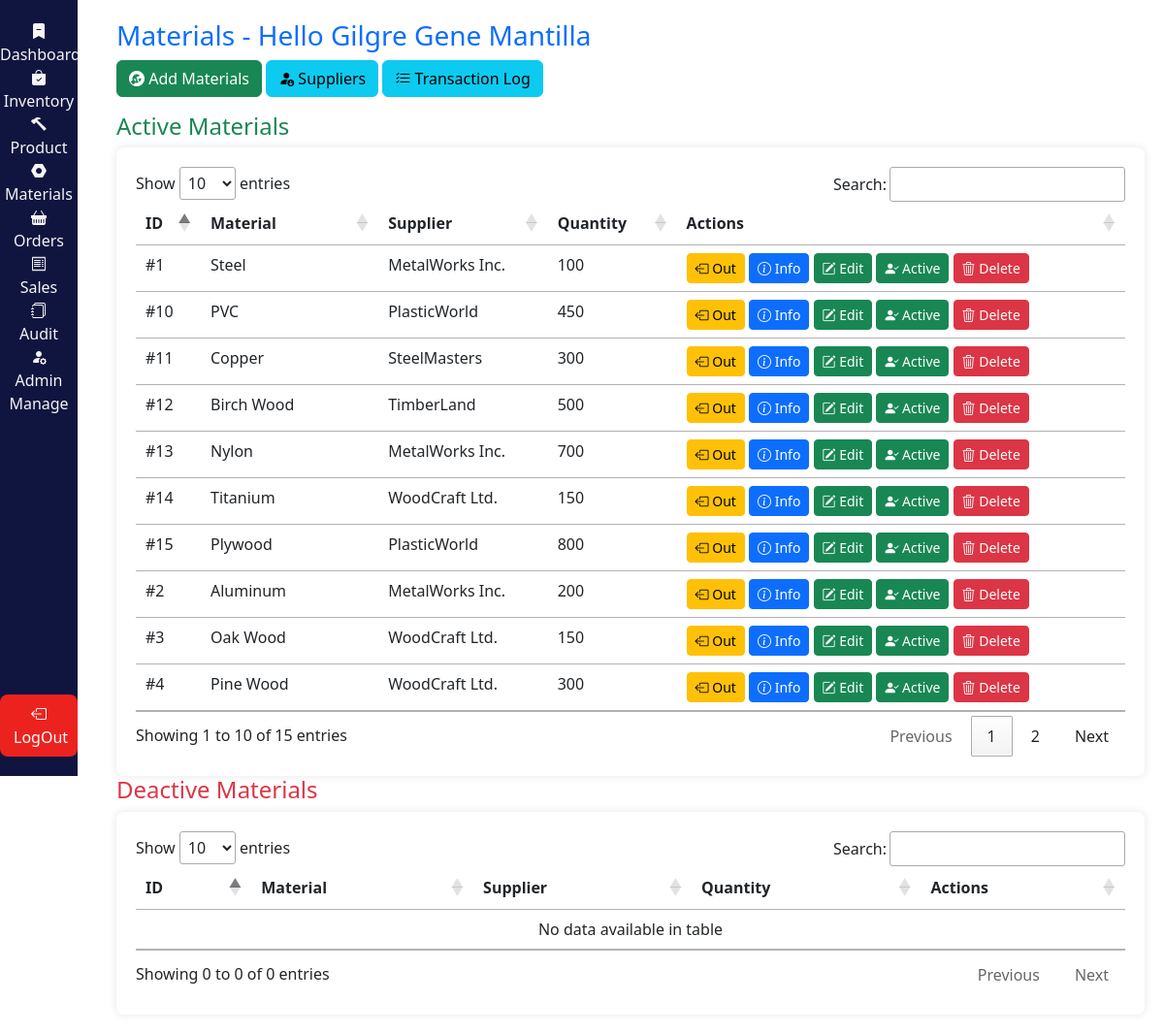
Page /view/materials.php (signed in) on the committed database.
### tables this page shows
CREATE TABLE materials (
    id INT AUTO_INCREMENT PRIMARY KEY,
    supplier_id INT NOT NULL,
    material_type VARCHAR(255) NOT NULL,
    quantity INT NOT NULL,
    created_by INT,
    created_at TIMESTAMP DEFAULT CURRENT_TIMESTAMP,
    updated_by INT,
    updated_at TIMESTAMP DEFAULT CURRENT_TIMESTAMP ON UPDATE CURRENT_TIMESTAMP,
    is_active TINYINT(1) NOT NULL DEFAULT 1,
    FOREIGN KEY (supplier_id) REFERENCES suppliers(id) ON DELETE CASCADE,
    FOREIGN KEY (created_by) REFERENCES users(id) ON DELETE SET NULL,
    FOREIGN KEY (updated_by) REFERENCES users(id) ON DELETE SET NULL,
    CONSTRAINT unique_material_supplier UNIQUE (material_type, supplier_id)
);

CREATE TABLE suppliers (
    id INT AUTO_INCREMENT PRIMARY KEY,
    supplier_name VARCHAR(255) NOT NULL,
    supplier_info VARCHAR(255),
    address VARCHAR(255),
    created_by INT,
    created_at TIMESTAMP DEFAULT CURRENT_TIMESTAMP,
    updated_by INT,
    updated_at TIMESTAMP DEFAULT CURRENT_TIMESTAMP ON UPDATE CURRENT_TIMESTAMP,
    is_active TINYINT(1) NOT NULL DEFAULT 1,
    FOREIGN KEY (created_by) REFERENCES users(id) ON DELETE SET NULL,
    FOREIGN KEY (updated_by) REFERENCES users(id) ON DELETE SET NULL
);

### view/materials.php (the view, shortened to what this page needs)
<?php
include '../Handler/db.php';
$full_name = $_SESSION['full_name'];
$materials_sql = "SELECT materials.id, materials.material_type, suppliers.supplier_name, materials.quantity,
                         creator.last_name AS created_by, updater.last_name AS updated_by,
                         materials.created_at, materials.updated_at
                  FROM materials
                  JOIN suppliers ON materials.supplier_id = suppliers.id
                  LEFT JOIN users AS creator ON materials.created_by = creator.id
                  LEFT JOIN users AS updater ON materials.updated_by = updater.id";
$materials_sql_where_1 = $materials_sql . " WHERE materials.is_active = 1";
$active_material_result = $conn->query($materials_sql_where_1);
?>
<!DOCTYPE html>
<html lang="en">
<head>
    <link rel="stylesheet" href="style.css">
    <link href="https://cdn.jsdelivr.net/npm/bootstrap@5.3.0/dist/css/bootstrap.min.css" rel="stylesheet">
    <link rel="stylesheet" href="https://cdn.datatables.net/1.13.4/css/jquery.dataTables.min.css">
    <link rel="stylesheet" href="https://cdn.jsdelivr.net/npm/bootstrap-icons@1.11.3/font/bootstrap-icons.min.css">
</head>
<body>
<?php include 'navbar.php'; ?>
<div class="content">
    <h3 class="text-primary">Materials - Hello <?php echo htmlspecialchars($full_name); ?></h3>
    <div class="mb-3">
        <button class="btn btn-success" data-bs-toggle="modal" data-bs-target="#addMaterialModal">
            <i class="bi bi-wrench-adjustable-circle-fill"></i>&nbsp;Add Materials
        </button>
        <button class="btn btn-info" data-bs-toggle="modal" data-bs-target="#suppliersModal">
            <i class="bi bi-person-fill-down"></i>&nbsp;Suppliers
        </button>
        <button class="btn btn-info" data-bs-toggle="modal" data-bs-target="#transactionLogModal">
            <i class="bi bi-list-check"></i>&nbsp;Transaction Log
        </button>
    </div>
    <h4 class="text-success">Active Materials</h4>
    <div class="table-container">
        <table id="activematerialsTable" class="table table-hover">
            <thead>
                <tr>
                    <th>ID</th>
                    <th>Material</th>
                    <th>Supplier</th>
                    <th>Quantity</th>
                    <th>Actions</th>
                </tr>
            </thead>
            <tbody id="materialsList">
                <?php while ($row = $active_material_result->fetch_assoc()) { ?>
                    <tr>
                        <td>#<?php echo $row['id']; ?></td>
                        <td><?php echo $row['material_type']; ?></td>
                        <td><?php echo $row['supplier_name']; ?></td>
                        <td><?php echo $row['quantity']; ?></td>
                        <td>
                            <button class="btn btn-warning btn-sm out-material-btn"
                                    data-id="<?php echo $row['id']; ?>"
                                    data-material="<?php echo htmlspecialchars($row['material_type'], ENT_QUOTES, 'UTF-8'); ?>"
                                    data-quantity="<?php echo $row['quantity']; ?>">
                                <i class="bi bi-box-arrow-left"></i>&nbsp;Out
                            </button>
                            <button class="btn btn-primary btn-sm info-material-btn"
                                    data-id="<?php echo $row['id']; ?>"
                                    data-material="<?php echo htmlspecialchars($row['material_type'], ENT_QUOTES, 'UTF-8'); ?>"
                                    data-supplier="<?php echo htmlspecialchars($row['supplier_name'], ENT_QUOTES, 'UTF-8'); ?>"
                                    data-quantity="<?php echo $row['quantity']; ?>"
                                    data-created-by="<?php echo htmlspecialchars($row['created_by'], ENT_QUOTES, 'UTF-8'); ?>"
                                    data-created-at="<?php echo htmlspecialchars($row['created_at'], ENT_QUOTES, 'UTF-8'); ?>"
                                    data-updated-by="<?php echo htmlspecialchars($row['updated_by'], ENT_QUOTES, 'UTF-8'); ?>"
                                    data-updated-at="<?php echo htmlspecialchars($row['updated_at'], ENT_QUOTES, 'UTF-8'); ?>">
                                <i class="bi bi-info-circle"></i>&nbsp;Info
                            </button>
                            <button class="btn btn-success btn-sm edit_material-btn"
                                    data-id="<?php echo $row['id']; ?>"
                                    data-material="<?php echo $row['material_type']; ?>"
                                    data-supplier="<?php echo $row['supplier_name']; ?>"
                                    data-quantity="<?php echo $row['quantity']; ?>">
                                <i class="bi bi-pencil-square"></i>&nbsp;Edit
                            </button>
                            <form method="POST" style="display:inline;">
                                <button type="submit" class="btn btn-success btn-sm">
                                    <i class="bi bi-person-check-fill"></i> Active
                                </button>
                            </form>
                            <form method="POST" style="display:inline;" onsubmit="return confirm('Are you sure you want to delete this material?');">
                                <button type="submit" class="btn btn-danger btn-sm">
                                    <i class="bi bi-trash3"></i>&nbsp;Delete
                                </button>
                            </form>
                        </td>
                    </tr>
                <?php } ?>
            </tbody>
        </table>
    </div>
    <h4 class="text-danger">Deactive Materials</h4>
    <div class="table-container">
        <table id="inactivematerialsTable" class="table table-hover">
            <thead>
                <tr>
                    <th>ID</th>
                    <th>Material</th>
                    <th>Supplier</th>
                    <th>Quantity</th>
                    <th>Actions</th>
                </tr>
            </thead>
            <tbody id="materialsList">
            </tbody>
        </table>
    </div>
</div>
</body>
</html>

### view/style.css (style rules this page uses)
body { font-family: Arial, sans-serif; background-color: #f8f9fa; }
.content { margin-left: 100px; padding: 20px; }
.table-container { background-color: white; padding: 20px; border-radius: 8px; box-shadow: 0px 0px 10px rgba(0, 0, 0, 0.1); }

### rows in the picture
materials: id "1", material_type "Steel", supplier.supplier_name "MetalWorks Inc.", quantity "100"
materials: id "2", material_type "Aluminum", supplier.supplier_name "MetalWorks Inc.", quantity "200"
materials: id "13", material_type "Nylon", supplier.supplier_name "MetalWorks Inc.", quantity "700"
materials: id "3", material_type "Oak Wood", supplier.supplier_name "WoodCraft Ltd.", quantity "150"
materials: id "4", material_type "Pine Wood", supplier.supplier_name "WoodCraft Ltd.", quantity "300"
materials: id "14", material_type "Titanium", supplier.supplier_name "WoodCraft Ltd.", quantity "150"
materials: id "10", material_type "PVC", supplier.supplier_name "PlasticWorld", quantity "450"
materials: id "15", material_type "Plywood", supplier.supplier_name "PlasticWorld", quantity "800"
materials: id "11", material_type "Copper", supplier.supplier_name "SteelMasters", quantity "300"
materials: id "12", material_type "Birch Wood", supplier.supplier_name "TimberLand", quantity "500"

### other values in the picture
$full_name "Gilgre Gene Mantilla"
